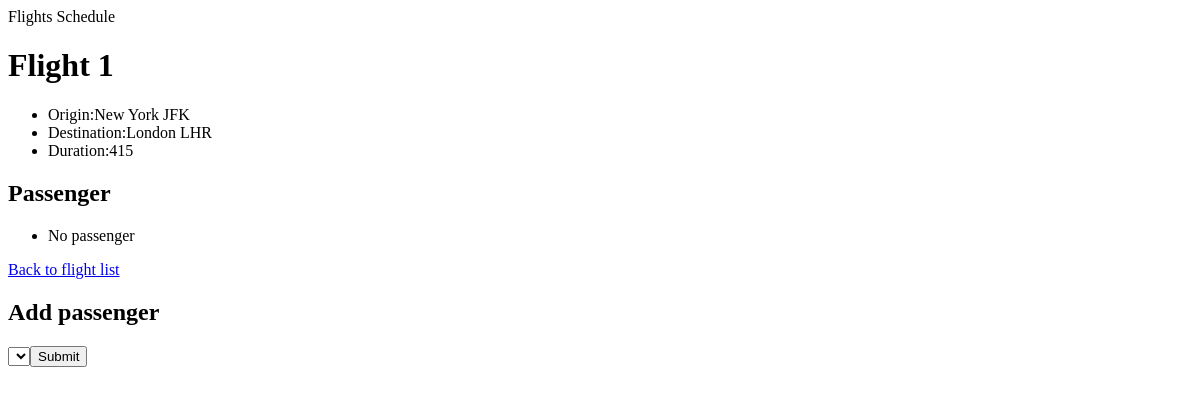
Page /flights/1 on the earlier database version.
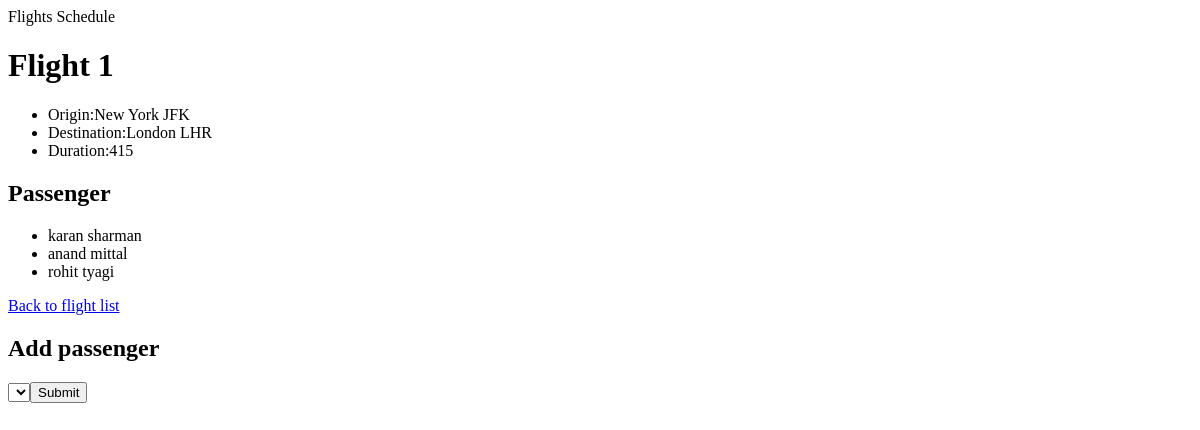
Same page on the later database version.
### flights/models.py (models this page shows)
class Passenger(models.Model):
    first = models.CharField(max_length=64)
    last  = models.CharField(max_length=64)
    flights = models.ManyToManyField(Flight ,blank=True,related_name="passenger")
    def __str__(self):
        return f"{self.first} {self.last}"

### flights/views.py (the view)
# urls.py: path("<int:flight_id>", views.flight , name="flight"),
def flight(request,flight_id):
      flight =Flight.objects.get(pk=flight_id)
      return render(request,"flights/flight.html",{
         "flight":flight ,
         "passenger":flight.passenger.all() ,
         "non_passenger":Passenger.objects.exclude(flights=flight).all()
      })

### flights/models.py (called while the page is built)
    def __str__(self):
        return f"{self.city} {self.code}"

### flights/templates/flights/flight.html (shortened to what this page needs)
{% extends "flights/layout.html"%}
{% block body %}
    <h1>Flight {{flight.id}}</h1>
    <ul>
        <li>Origin:{{ flight.origin }}</li>
        <li>Destination:{{ flight.destination }}</li>
        <li>Duration:{{ flight.duration }}</li>
    </ul>
    <h2>Passenger</h2>
    <ul>
       {%for passenger in passenger %}
            <li>{{passenger}}</li>
        {% empty %}
            <li> No passenger</li>
       {%endfor%}
    </ul>
        <a href = "{% url 'index'%}">Back to flight list </a>
    <h2>Add passenger </h2>
    <form action="{%url 'book' flight.id %}" method = "post">
     <select name = "passenger">
      <input type = "submit">
      </select>
{% endblock %}

Differences in the rows shown:
added Passenger: first+last "karan sharman"
added Passenger: first+last "anand mittal"
added Passenger: first+last "rohit tyagi"
Other differences:
text no longer shown: "No passenger"
